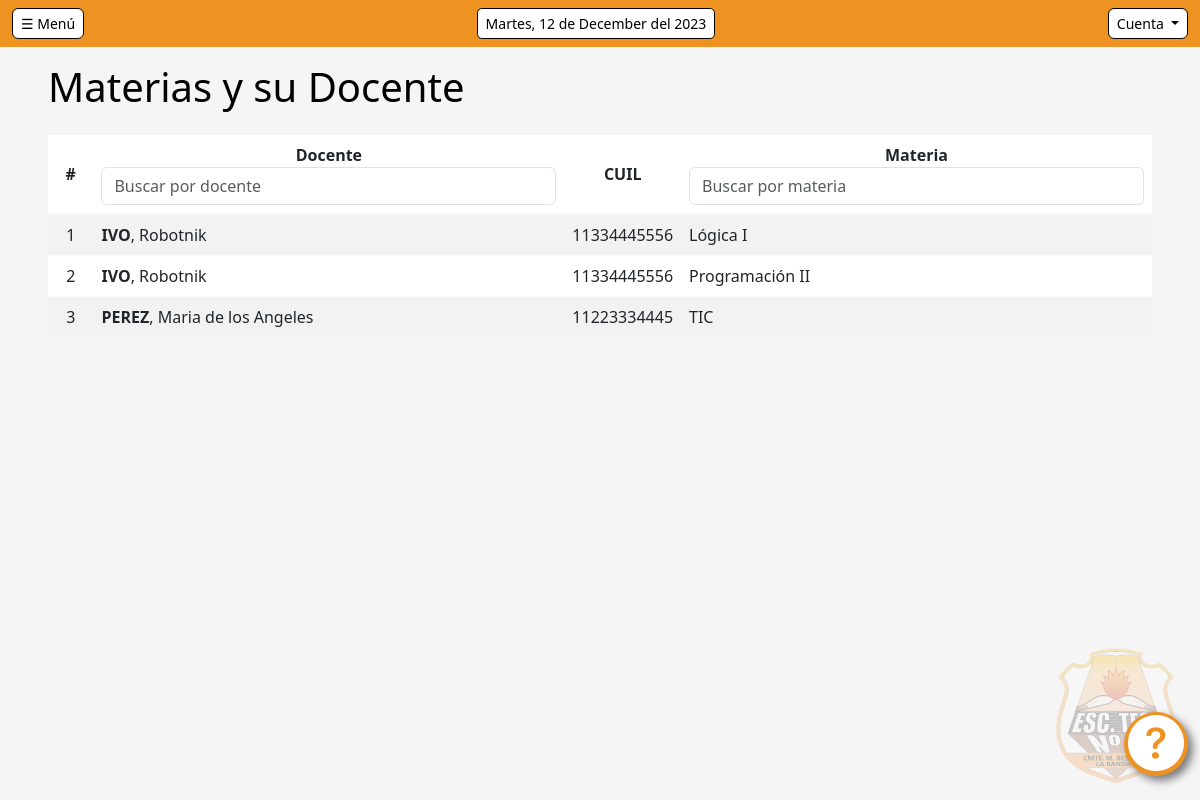
The page /gestion/DM/ (signed in) on the database as committed earlier.
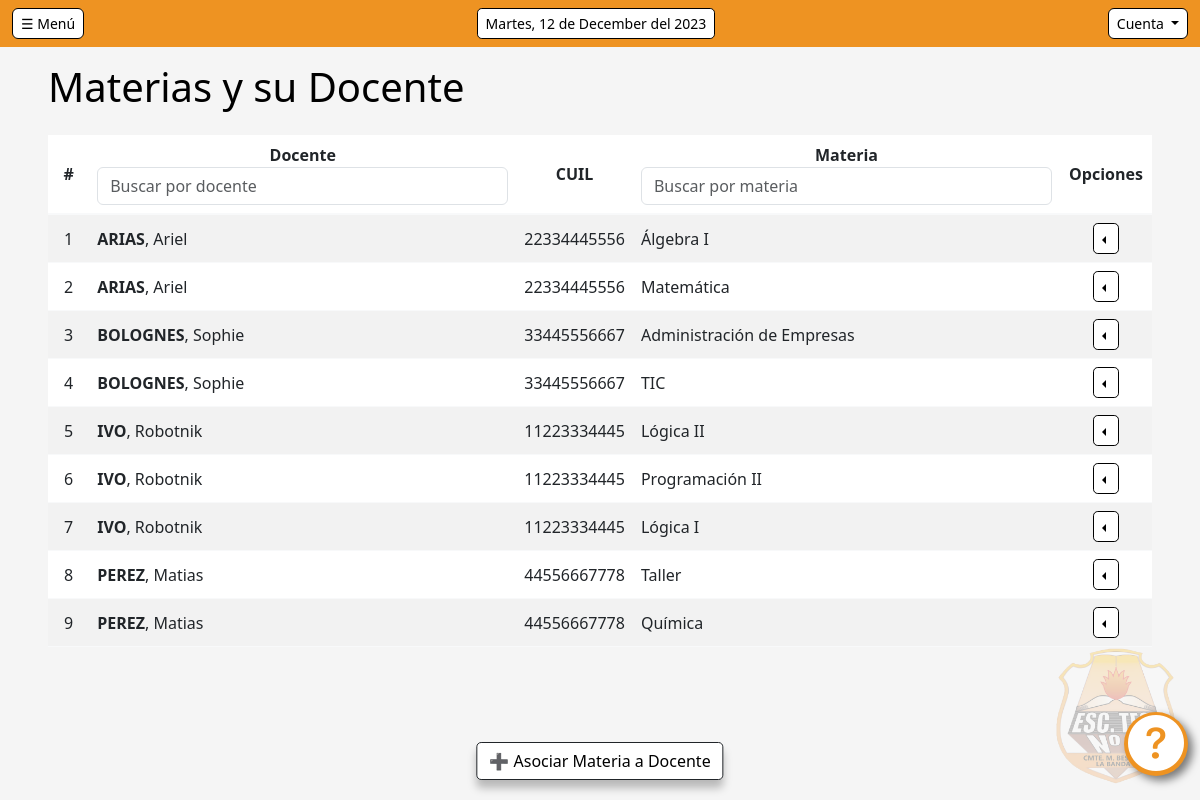
The same page on the database as committed later.
### scd/models.py (models this page shows, shortened)
class doc_mat(models.Model):
    id_dm = models.AutoField(primary_key=True)
    id_doc = models.ForeignKey(Docente, on_delete=models.CASCADE)
    id_mat = models.ForeignKey(Materia, on_delete=models.CASCADE)

class Docente(models.Model):
    id_doc = models.AutoField(primary_key=True)
    cuil = models.IntegerField(unique=True, blank=False)
    nombre = models.CharField(max_length=45, blank=False)
    apellido = models.CharField(max_length=30, blank=False)
    celular = models.CharField(max_length=15, blank=False)
    email = models.CharField(max_length=40, blank=False)
    domicilio = models.CharField(max_length=40, blank=False)
    localidad = models.CharField(max_length=30, blank=False)
    provincia = models.CharField(max_length=30, blank=False)
    genero = models.CharField(max_length=1, blank=False)
    estado = models.CharField(max_length=1, blank=False)

class Materia(models.Model):
    id_mat = models.AutoField(primary_key=True)
    nombre = models.CharField(max_length=30, blank=False)

### scd/views.py (the view)
# urls.py: path('gestion/DM/', views.gestionDM, name='gestionDM'),
@login_required
def gestionDM(request):
    DMs = doc_mat.objects.all().order_by('id_doc__apellido')
    docentes = Docente.objects.values('id_doc', 'nombre', 'apellido', 'cuil').filter(estado='A')
    materias = Materia.objects.all()
    return render(request, 'DM/gestionDM.html', {'DMs': DMs, 'docentes':docentes, 'materias':materias})

### scd/templatetags/custom_filters.py (called while the page is built)
@register.filter(name='has_group')
def has_group(user, group_name):
    return user.groups.filter(name=group_name).exists()

### scd/templates/DM/gestionDM.html (shortened to what this page needs)
{% extends "base.html" %}
{% load static %}
{% load custom_filters %}
{% block body %}
<div class="row">
    <div class="col-sm-12 col-md-6 col-lg-4 col-xl-4">
        {% if user|has_group:"Administrador" or user|has_group:"Preceptor" %}
        <button type="button" class="btn btn-success boton-registrar border-dark" data-bs-toggle="modal" data-bs-target="#ModalFormulario">
            ➕ Asociar Materia a Docente
        </button>
        {% endif %}
</div>
<div class="">
    <div class="row">
        <div class="col mb-3">
            <h1>Materias y su Docente</h1>
        </div>
        <div class="col">
        </div>
    </div>
    <div class="table-responsive">
        <div class="scroll-box">
            <table class="table table-striped" id="tabla-docmat-registros">
                <thead>
                     <tr>
                        <th class="col txt-datos">#</th>
                        <th class="col txt-datos">Docente
                        </br><input type="text" id="cuadro-busqueda-docmat-nombre" class="form-control" placeholder="Buscar por docente">
                        </th>
                        <th class="col-1 txt-datos">CUIL</th>
                        <th class="col txt-datos">Materia
                        </br><input type="text" id="cuadro-busqueda-docmat-materia" class="form-control" placeholder="Buscar por materia">
                        </th>
                        {% if user|has_group:"Administrador" or user|has_group:"Preceptor" %}
                        <th class="col-1 txt-datos">Opciones</th>
                        {% endif %}
                    </tr>
                </thead>
                <tbody class="table-group-divider border-light">
                    {% for dm in DMs %}
                    <tr>
                        <td class="txt-datos txt-centrado">{{forloop.counter}}</td>
                        <td class="txt-datos"><strong>{{dm.id_doc.apellido | upper}}</strong>, {{dm.id_doc.nombre}}</td>
                        <td class="txt-datos txt-centrado">{{dm.id_doc.cuil}}</td>
                        <td class="txt-datos">{{dm.id_mat.nombre}}</td>
                        {% if user|has_group:"Administrador" or user|has_group:"Preceptor" %}
                        <td class="txt-centrado">
                            <div class="btn-group dropstart">
                                <button class="btn btn-primary btn-sm dropdown-toggle" type="button" data-bs-toggle="dropdown" aria-expanded="false"></button>
                            </div>
                        </td>
                        {% endif %}
                    </tr>
                    {% endfor %}
                </tbody>
            </table>
        </div>
    </div>
</div>
{% endblock %}

Rows that differ between the two databases and show on the page:
removed doc_mat: id_doc.apellido "PEREZ", id_doc.nombre "Maria de los Angeles", id_doc.cuil "11223334445", id_mat.nombre "TIC"
added doc_mat: id_doc.apellido "ARIAS", id_doc.nombre "Ariel", id_doc.cuil "22334445556", id_mat.nombre "Álgebra I"
added doc_mat: id_doc.apellido "ARIAS", id_doc.nombre "Ariel", id_doc.cuil "22334445556", id_mat.nombre "Matemática"
added doc_mat: id_doc.apellido "BOLOGNES", id_doc.nombre "Sophie", id_doc.cuil "33445556667", id_mat.nombre "Administración de Empresas"
added doc_mat: id_doc.apellido "BOLOGNES", id_doc.nombre "Sophie", id_doc.cuil "33445556667", id_mat.nombre "TIC"
changed doc_mat: id_doc.cuil "11334445556" → "11223334445"; id_mat.nombre "Lógica I" → "Lógica II"
changed through a linked row, doc_mat "Programación II": id_doc.cuil "11334445556" → "11223334445"
added doc_mat: id_doc.apellido "IVO", id_doc.nombre "Robotnik", id_doc.cuil "11223334445", id_mat.nombre "Lógica I"
added doc_mat: id_doc.apellido "PEREZ", id_doc.nombre "Matias", id_doc.cuil "44556667778", id_mat.nombre "Taller"
added doc_mat: id_doc.apellido "PEREZ", id_doc.nombre "Matias", id_doc.cuil "44556667778", id_mat.nombre "Química"
Other text that changed with them:
text now shown: "➕ Asociar Materia a Docente Opciones"
